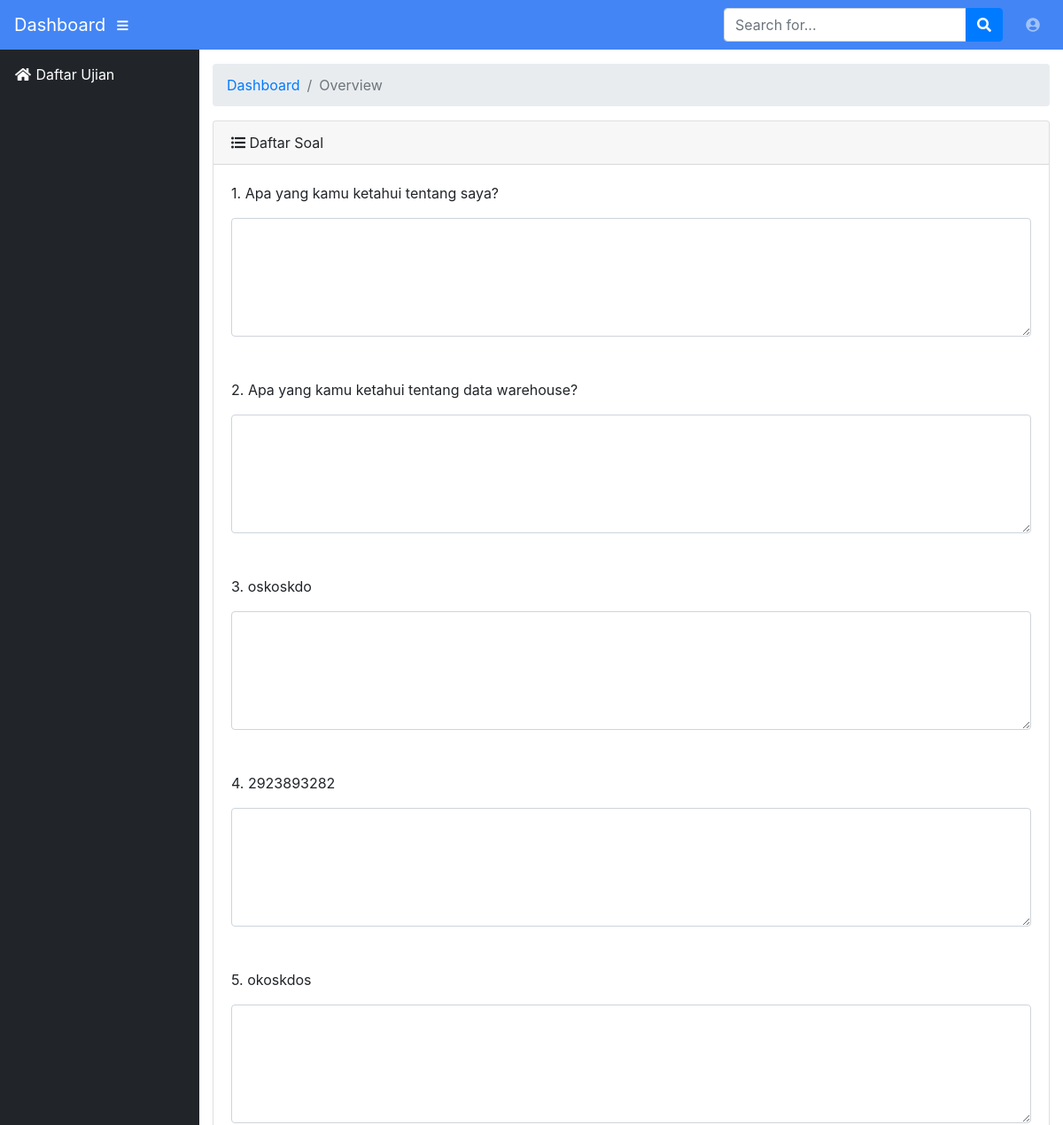
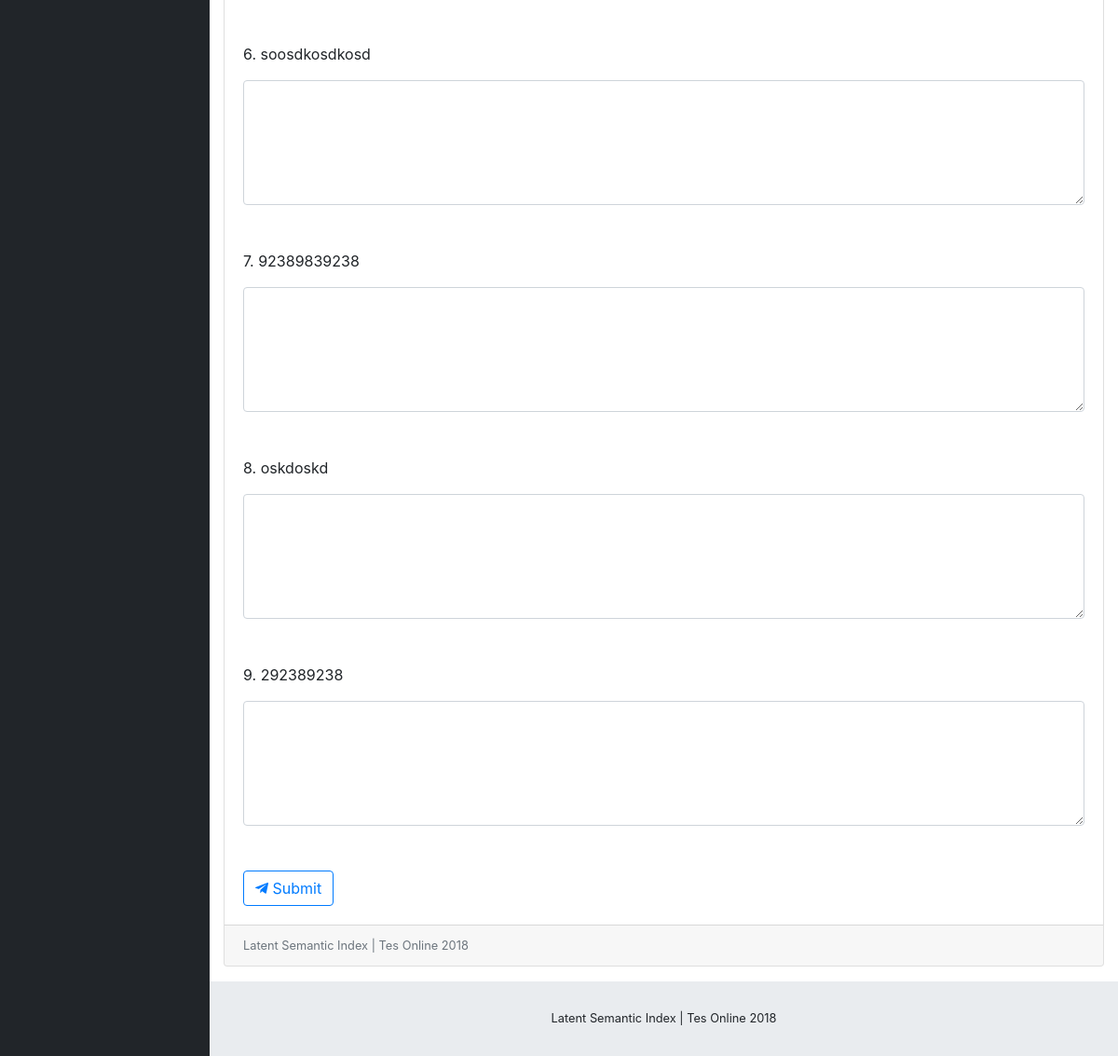
Before: /include/mahasiswa/index.php?kerjakan=UAS STKI with the older database file (2 pictures, top to bottom).
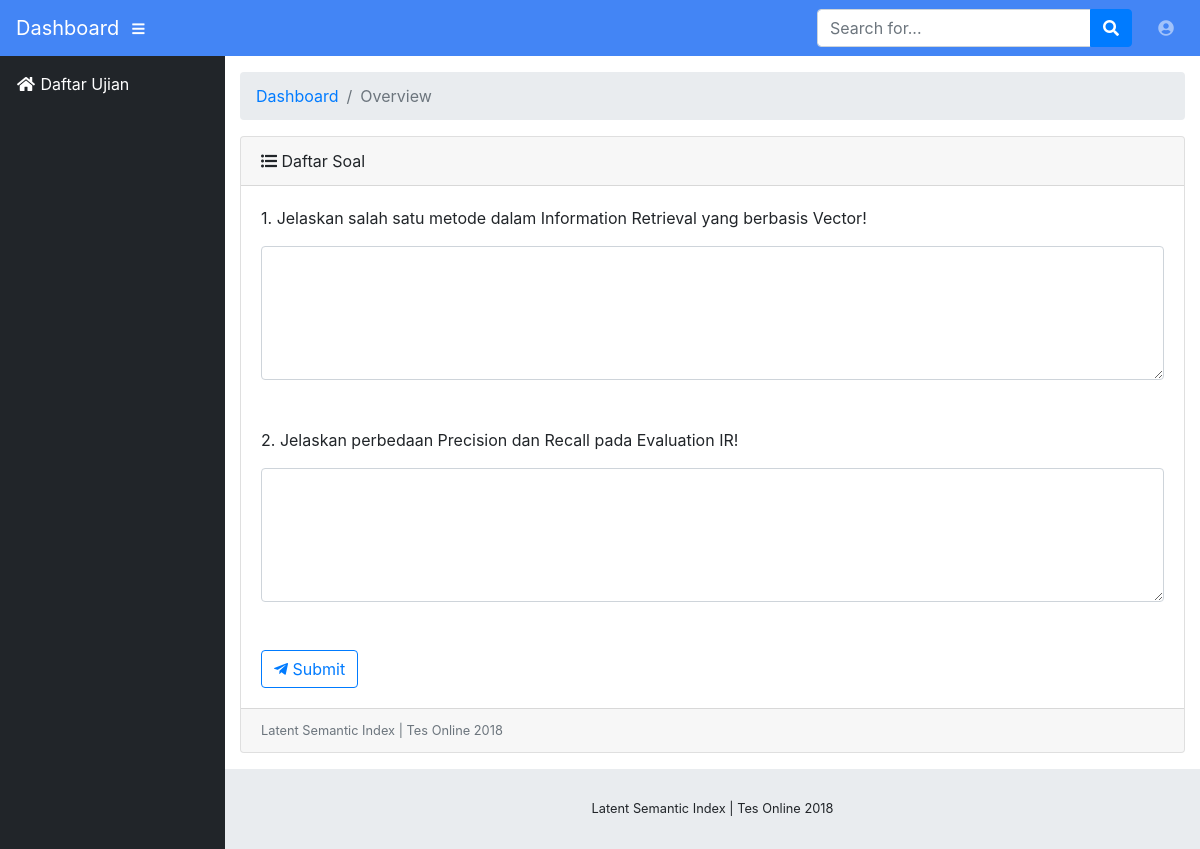
After: the same page with the newer database file.
### tables this page shows
CREATE TABLE `tb_soal` (
  `id_soal` int(10) NOT NULL AUTO_INCREMENT,
  `nomor_soal` int(2) DEFAULT NULL,
  `id_ujian` int(11) DEFAULT NULL,
  `soal` varchar(255) DEFAULT NULL,
  PRIMARY KEY (`id_soal`),
  KEY `id_ujian` (`id_ujian`),
  CONSTRAINT `tb_soal_ibfk_1` FOREIGN KEY (`id_ujian`) REFERENCES `tb_ujian` (`id_ujian`)
);

### include/mahasiswa/content_kerjakan_soal.php (the view, shortened to what this page needs)
<?php
	$nama_ujian = $_GET['kerjakan'];
?>
<div class="card mb-3">
	<div class="card-header">
		<i class="fas fa-list-ul"></i> Daftar Soal
	</div>
	<div class="card-body">
		<form id="form" action="" method="POST">
		<?php
			$semua_soal = mysqli_query($conn, "SELECT * FROM tb_soal INNER JOIN tb_ujian ON tb_soal.`id_ujian`=tb_ujian.`id_ujian` WHERE nama_ujian='$nama_ujian' ORDER BY nomor_soal");
			foreach ($semua_soal as $soal) {
		?>
			<p><?php echo $soal['nomor_soal'].". ".$soal['soal']?></p>
			<textarea class="form-control" type="text" name="jawaban_mhs<?php echo $soal['id_soal']?>" rows="5"></textarea>
			<br /><br />
		<?php
			}
		?>
			<button type="submit" name="submit" value="kirim" class="btn btn-outline-primary"><i class="fab fa-telegram-plane"></i> Submit</button>
		</form>
	</div>
	<div class="card-footer small text-muted">Latent Semantic Index | Tes Online 2018</div>
</div>

### include/mahasiswa/index.php (shortened to what this page needs)
<!DOCTYPE html>
<html lang="en">
	<head>
		<?php include 'include/head.php'
		?>
	</head>
	<body id="page-top">
		<?php include 'include/navbar.php' ?>
		<div id="wrapper">
			<?php
				include 'include/mahasiswa/sidebar_mhs.php';
			?>
			<div id="content-wrapper">
				<div class="container-fluid">
					<ol class="breadcrumb">
						<li class="breadcrumb-item">
							<a href="#">Dashboard</a>
						</li>
						<li class="breadcrumb-item active">Overview</li>
					</ol>
					<?php
						if(isset($_GET['page'])){
							if($_GET['page']=='nilai'){
								include 'include/mahasiswa/content_lihat_nilai.php';
							}
						} else {
							if(isset($_GET['kerjakan'])){
									include 'include/mahasiswa/content_kerjakan_soal.php';
							}else{
								include 'include/mahasiswa/content_dashboard.php';
							}
						}
					?>
				</div>
				<footer class="sticky-footer">
					<div class="container my-auto">
						<div class="copyright text-center my-auto">
							<span>Latent Semantic Index | Tes Online 2018</span>
						</div>
					</div>
				</footer>
			</div>
		</div>
	</body>
</html>

### include/head.php (shortened to what this page needs)
<link href="assets/vendor/bootstrap/css/bootstrap.min.css" rel="stylesheet">
<link href="assets/vendor/fontawesome-free/css/all.min.css" rel="stylesheet" type="text/css">
<link href="assets/vendor/datatables/dataTables.bootstrap4.css" rel="stylesheet">
<link href="assets/css/sb-admin.css" rel="stylesheet">

### include/navbar.php (shortened to what this page needs)
<nav class="navbar navbar-expand navbar-dark color-navbar static-top">
<a class="navbar-brand mr-1" href="index.html">Dashboard</a>
<button class="btn btn-link btn-sm text-white order-1 order-sm-0" id="sidebarToggle" href="#">
  <i class="fas fa-bars"></i>
</button>
<form class="d-none d-md-inline-block form-inline ml-auto mr-0 mr-md-3 my-2 my-md-0">
  <div class="input-group">
    <input type="text" class="form-control" placeholder="Search for..." aria-label="Search" aria-describedby="basic-addon2">
    <div class="input-group-append">
      <button class="btn btn-primary" type="button">
        <i class="fas fa-search"></i>
      </button>
    </div>
  </div>
</form>
<ul class="navbar-nav ml-auto ml-md-0">
  <li class="nav-item dropdown no-arrow">
    <a class="nav-link dropdown-toggle" href="#" id="userDropdown" role="button" data-toggle="dropdown" aria-haspopup="true" aria-expanded="false">
      <i class="fas fa-user-circle fa-fw"></i>
    </a>
  </li>
</ul>
</nav>

### include/mahasiswa/sidebar_mhs.php
<ul class="sidebar navbar-nav">
    <li class="nav-item active">
        <a class="nav-link" href="mahasiswa">
        <i class="fas fa-fw fa-home"></i>
        <span>Daftar Ujian</span>
        </a>
    </li>
</ul>

### assets/css/sb-admin.css (style rules this page uses)
html { position: relative; min-height: 100%; }
body { height: 100%; }
#wrapper { display: -webkit-box; display: -ms-flexbox; display: flex; }
#wrapper #content-wrapper { overflow-x: hidden; width: 100%; padding-top: 1rem; padding-bottom: 80px; }
.navbar-nav .nav-item.active .nav-link { color: #fff; }
.navbar-nav .nav-item.dropdown .dropdown-toggle::after { width: 1rem; text-align: center; float: right; vertical-align: 0; border: 0; font-weight: 900; content: '\f105'; font-family: 'Font Awesome 5 Free'; }
.navbar-nav .nav-item.dropdown.no-arrow .dropdown-toggle::after { display: none; }
.sidebar { width: 90px !important; background-color: #212529; min-height: calc(100vh - 56px); }
.sidebar .nav-item:last-child { margin-bottom: 1rem; }
.sidebar .nav-item .nav-link { text-align: center; padding: 0.75rem 1rem; width: 90px; }
.sidebar .nav-item .nav-link span { font-size: 0.65rem; display: block; }
.sidebar .nav-item .nav-link { color: rgba(255, 255, 255, 0.5); }
@media (min-width: 768px) { .sidebar { width: 225px !important; } }
@media (min-width: 768px) { .sidebar .nav-item .nav-link { display: block; width: 100%; text-align: left; padding: 1rem; width: 225px; } }
@media (min-width: 768px) { .sidebar .nav-item .nav-link span { font-size: 1rem; display: inline; } }
:root { --input-padding-x: 0.75rem; --input-padding-y: 0.75rem; }
footer.sticky-footer { display: -webkit-box; display: -ms-flexbox; display: flex; position: absolute; right: 0; bottom: 0; width: calc(100% - 90px); height: 80px; background-color: #e9ecef; }
footer.sticky-footer .copyright { line-height: 1; font-size: 0.8rem; }
@media (min-width: 768px) { footer.sticky-footer { width: calc(100% - 225px); } }
.color-navbar { background-color: #4385F5; }

Changed rows visible on the page:
removed tb_soal: nomor_soal "1", soal "Apa yang kamu ketahui tentang saya?"
removed tb_soal: nomor_soal "2", soal "Apa yang kamu ketahui tentang data warehouse?"
removed tb_soal: nomor_soal "3", soal "oskoskdo"
removed tb_soal: nomor_soal "4", soal "2923893282"
removed tb_soal: nomor_soal "5", soal "okoskdos"
removed tb_soal: nomor_soal "6", soal "soosdkosdkosd"
removed tb_soal: nomor_soal "7", soal "92389839238"
removed tb_soal: nomor_soal "8", soal "oskdoskd"
removed tb_soal: nomor_soal "9", soal "292389238"
added tb_soal: nomor_soal "1", soal "Jelaskan salah satu metode dalam Information Retrieval yang berbasis Vector!"
added tb_soal: nomor_soal "2", soal "Jelaskan perbedaan Precision dan Recall pada Evaluation IR!"
